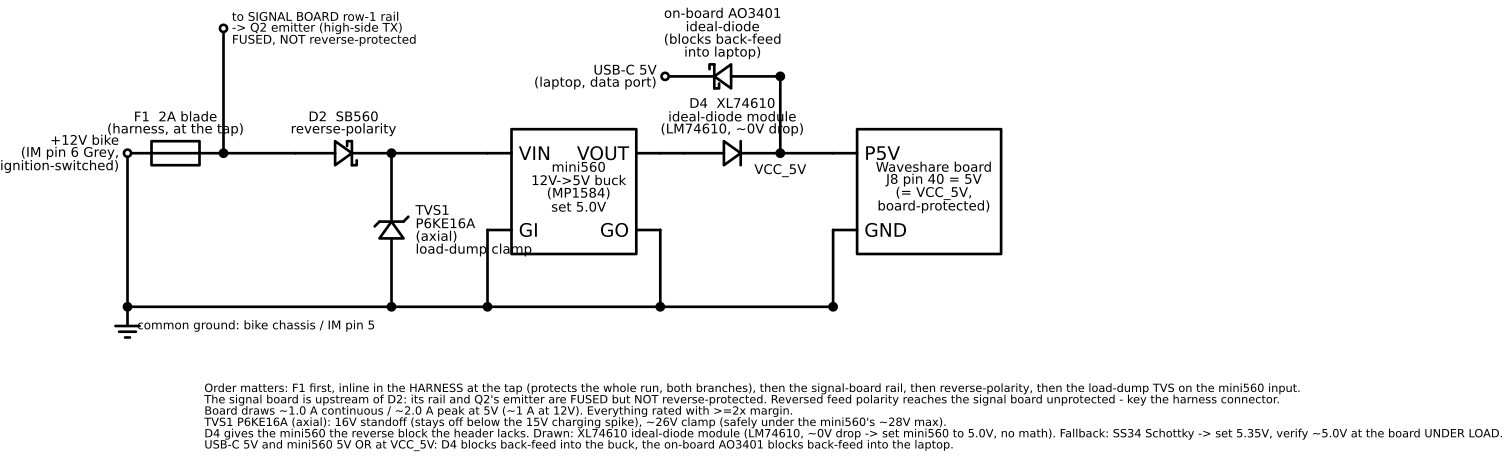

The Python source for this figure:
# Protected bike-power chain: 12V (V-Rod, ignition-switched) -> mini560 buck
# -> board 40-pin header 5V.
#
# 12V topology (settled, split point S2 - this file is the source of truth):
#   IM pin 6 -> F1 2A inline in the HARNESS -> signal board PWR/BUS (1,3)
#   -> signal board row-1 rail [Q2 emitter taps off here] -> transit (18,2)
#   -> power board IN -> D2 -> TVS1 -> mini560 -> D4 -> P4 header 5V
# The signal board's rail IS the split. The power board sources nothing back to
# it, and F1 is not a part of either board. Because the signal board sits
# upstream of D2, its rail is fused but NOT reverse-protected.
#
# Power injects at the HEADER (soldered feed, USB-C
# left free for data). The header 5V sits on the board's common VCC_5V rail
# AFTER the board's on-board USB reverse protection, so it gives the mini560
# NO reverse block -- D4 adds that. USB-C data can stay plugged in: the board's
# own AO3401 ideal-diode blocks back-feed into the laptop, D4 blocks back-feed
# into the mini560, so the two 5V sources OR safely at VCC_5V.
# Regenerate: see README.md in this directory.
import schemdraw
import schemdraw.elements as elm

with schemdraw.Drawing(file="bike-power-chain.svg", show=False) as d:
    d.config(unit=2.0, fontsize=10)
    GNDY = -3.2

    # ===== harness: F1 at the tap, upstream of BOTH boards (not a board part) =====
    start = d.add(elm.Dot(open=True)
                  .label("+12V bike\n(IM pin 6 Grey,\nignition-switched)", loc="left"))
    d.add(elm.Fuse().right().label("F1  2A blade\n(harness, at the tap)"))

    # ===== signal board: the row-1 rail IS the split (S2) =====
    # Everything downstream of F1 is fused; only what is downstream of D2 is
    # reverse-protected. The signal board sits BEFORE D2, so its rail (and Q2's
    # emitter) is fused but NOT reverse-protected. Drawn so the split is visible:
    # this file is the source of truth for the 12V direction.
    split = d.add(elm.Dot())
    d.add(elm.Line().up().at(split.center).length(2.6))
    d.add(elm.Dot(open=True).label(
        "to SIGNAL BOARD row-1 rail\n"
        "-> Q2 emitter (high-side TX)\n"
        "FUSED, NOT reverse-protected", loc="right", fontsize=9))
    d.add(elm.Line().right().at(split.center).length(1.5))

    # ===== power board: fed BY the signal board's transit terminal (18,2) =====
    d.add(elm.Schottky().right().label("D2  SB560\nreverse-polarity"))
    nA = d.add(elm.Dot())

    # load-dump clamp: unidirectional TVS (drawn as a zener, cathode to the
    # +rail) from the mini560 input node down to the ground rail.
    d.add(elm.Zener().down().reverse().at(nA.center).toy(GNDY)
          .label("TVS1\nP6KE16A\n(axial)\nload-dump clamp", loc="bottom", ofst=0.15))
    gA = d.add(elm.Dot())

    # ===== mini560 buck =====
    d.add(elm.Line().right().at(nA.center).length(2.0))
    mini = d.add(elm.Ic(
        pins=[elm.IcPin(name="VIN", side="left", slot="2/2"),
              elm.IcPin(name="GI", side="left", slot="1/2"),
              elm.IcPin(name="VOUT", side="right", slot="2/2"),
              elm.IcPin(name="GO", side="right", slot="1/2")],
        size=(2.6, 2.6),
        label="mini560\n12V->5V buck\n(MP1584)\nset 5.0V").anchor("VIN"))
    d.add(elm.Line().down().at(mini.GI).toy(GNDY))
    gB = d.add(elm.Dot())

    # ===== output reverse-block + board header =====
    d.add(elm.Line().right().at(mini.VOUT).length(0.5))
    d.add(elm.Diode().right().label("D4  XL74610\nideal-diode module\n(LM74610, ~0V drop)"))
    vcc = d.add(elm.Dot().label("VCC_5V", loc="bottom", ofst=(0, -0.15)))
    d.add(elm.Line().right().length(1.1))
    board = d.add(elm.Ic(
        pins=[elm.IcPin(name="P5V", side="left", slot="2/2", anchorname="P5V"),
              elm.IcPin(name="GND", side="left", slot="1/2", anchorname="GNDP")],
        size=(3.0, 2.6),
        label="Waveshare board\nJ8 pin 40 = 5V\n(= VCC_5V,\nboard-protected)").anchor("P5V"))
    d.add(elm.Line().down().at(mini.GO).toy(GNDY))
    gC = d.add(elm.Dot())
    d.add(elm.Line().down().at(board.GNDP).toy(GNDY))
    gD = d.add(elm.Dot())

    # ===== coexisting USB-C source into VCC_5V via the board's own AO3401 =====
    d.add(elm.Line().up().at(vcc.center).length(1.6))
    top = d.add(elm.Dot())
    d.add(elm.Schottky().left().at(top.center).length(2.4)
          .label("on-board AO3401\nideal-diode\n(blocks back-feed\ninto laptop)", loc="top"))
    d.add(elm.Dot(open=True)
          .label("USB-C 5V\n(laptop, data port)", loc="left"))

    # ===== common ground rail =====
    d.add(elm.Line().at(start.center).toy(GNDY))
    gS = d.add(elm.Dot())
    d.add(elm.Line().at(gS.center).tox(gD.center))
    d.add(elm.Ground().at(gS.center))
    d.add(elm.Label().at((gS.center[0] + 0.1, GNDY - 0.5))
          .label("common ground: bike chassis / IM pin 5", loc="right", fontsize=9))

    # ===== captions (self-contained bench printout) =====
    d.add(elm.Label().at((1.5, -5.6)).label(
        "Order matters: F1 first, inline in the HARNESS at the tap (protects the whole run, both branches), "
        "then the signal-board rail, then reverse-polarity, then the load-dump TVS on the mini560 input.\n"
        "The signal board is upstream of D2: its rail and Q2's emitter are FUSED but NOT reverse-protected. "
        "Reversed feed polarity reaches the signal board unprotected - key the harness connector.\n"
        "Board draws ~1.0 A continuous / ~2.0 A peak at 5V (~1 A at 12V). "
        "Everything rated with >=2x margin.\n"
        "TVS1 P6KE16A (axial): 16V standoff (stays off below the 15V charging spike), ~26V clamp "
        "(safely under the mini560's ~28V max).\n"
        "D4 gives the mini560 the reverse block the header lacks. Drawn: XL74610 ideal-diode "
        "module (LM74610, ~0V drop -> set mini560 to 5.0V, no math). Fallback: SS34 Schottky -> "
        "set 5.35V, verify ~5.0V at the board UNDER LOAD.\n"
        "USB-C 5V and mini560 5V OR at VCC_5V: D4 blocks back-feed into the buck, the "
        "on-board AO3401 blocks back-feed into the laptop.",
        fontsize=8.5, halign="left"))
